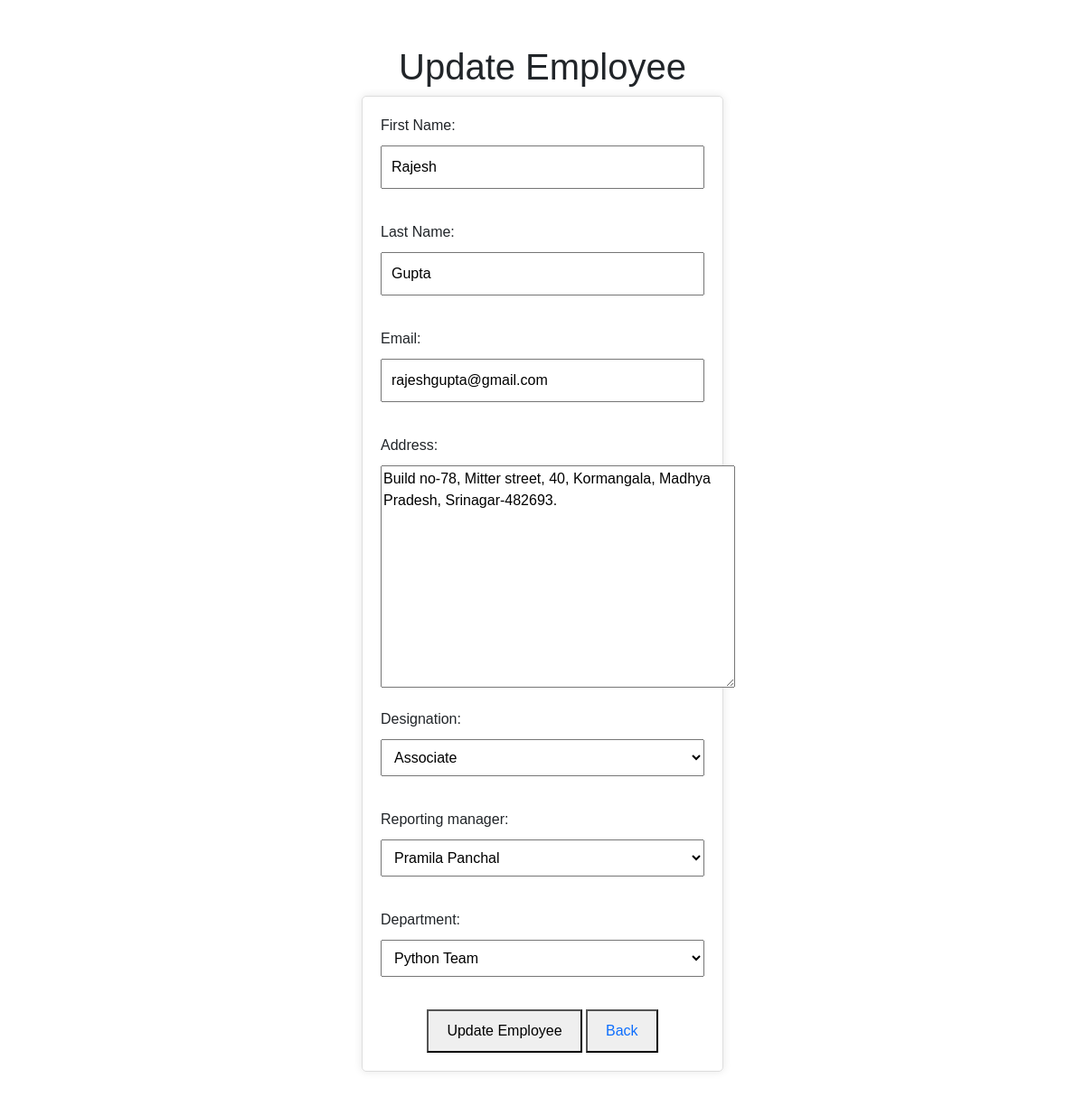
The app's page /emp-update/1/ with its own data.
### EMS_app/models.py (models this page shows)
class Employee(models.Model):
    Designations = [
        ('Associate', 'Associate'),
        ('TL', 'Team Lead'),
        ('Manager', 'Manager'),
    ]
    First_Name = models.CharField(max_length=100, null=True)
    Last_Name = models.CharField(max_length=100)
    Email = models.EmailField()
    Address = models.TextField()
    Designation = models.CharField(max_length=20,choices=Designations)
    Reporting_manager = models.ForeignKey('self', null=True, blank=True, on_delete=models.SET_NULL)
    Department = models.ForeignKey(Department, on_delete=models.CASCADE)
    def __str__(self):
        return f"{self.First_Name} {self.Last_Name}"

### EMS_app/views.py (the view)
# urls.py: path('emp-update/<int:pk>/',EmpUpdateView.as_view(), name='emp_update'),
class EmpUpdateView(UpdateView):
    model = Employee
    template_name = 'emp_update.html'
    context_object_name = 'employees'
    form_class = EmpForm
    success_url = reverse_lazy('employees')

### EMS_app/forms.py
class EmpForm(forms.ModelForm):
    class Meta:
        model = Employee
        fields = '__all__'

### EMS_app/models.py (called while the page is built)
    def __str__(self):
        return self.D_Name

### EMS_app/templates/emp_update.html (shortened to what this page needs)
<!DOCTYPE html>
<html lang="en">
<head>
    <link href="https://cdn.jsdelivr.net/npm/bootstrap@5.3.2/dist/css/bootstrap.min.css" rel="stylesheet">
</head>
<body>
    <h1>Update Employee</h1>
    <form method="post">
        {{ form.as_p }}
        <button type="submit">Update Employee</button>
        <button><a href="{% url 'employees' %}" class="button">Back</a></button></td>
    </form>
</body>
</html>

### EMS_app/templates/emp_update.html (style rules this page uses)
body { font-family: Arial, sans-serif; text-align: center; margin: 50px; }
form { max-width: 400px; margin: 0 auto; padding: 20px; border: 1px solid #ddd; border-radius: 5px; box-shadow: 0 0 10px rgba(0, 0, 0, 0.1); }
label { display: block; margin-bottom: 10px; text-align: left; }
input, select { width: 100%; padding: 10px; margin-bottom: 20px; box-sizing: border-box; }
button { padding: 10px 20px; font-size: 16px; cursor: pointer; }
.button { text-decoration: none; }

### records on screen
Employee: First_Name "Rajesh", Last_Name "Gupta", Email "rajeshgupta@gmail.com", Address "Build no-78, Mitter street, 40, Kormangala, Madhya Pradesh, Srinagar-482693.", Designation "Associate", Reporting_manager "Pramila Panchal", Department "Python Team"
